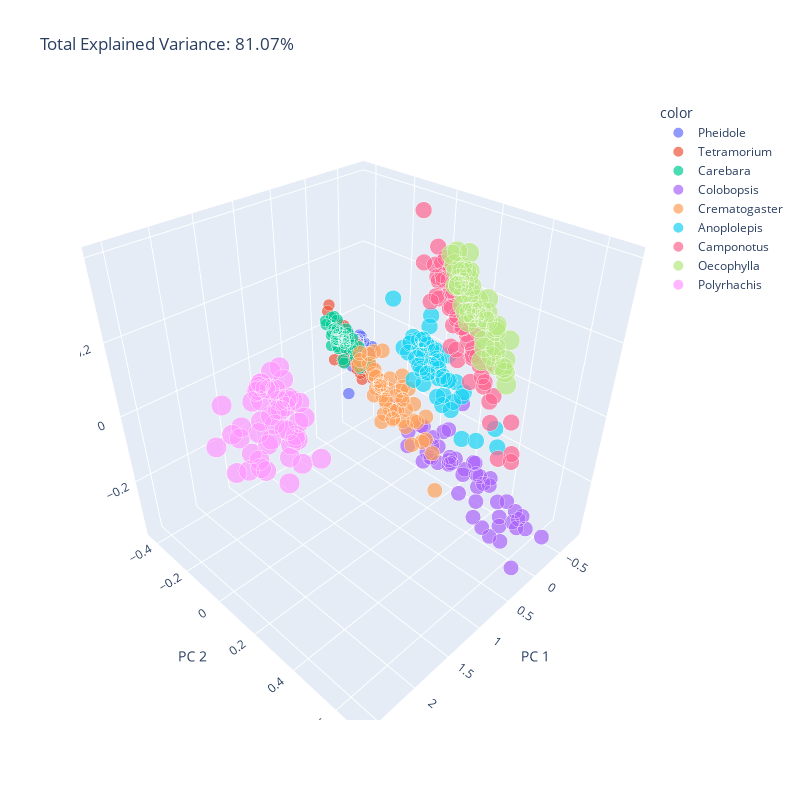

This figure's notebook cell:
### Markdown cell above
INTERACTIVE PCA

### Code cell
fig = plt.figure(figsize=(8,10))

pca = PCA(n_components=3)
components = pca.fit_transform(X)

total_var = pca.explained_variance_ratio_.sum() * 100

fig = px.scatter_3d(
    components, x=0, y=1, z=2, color=data['species'],
    title=f'Total Explained Variance: {total_var:.2f}%',
    labels={'0': 'PC 1', '1': 'PC 2', '2': 'PC 3'},
    width=800, height=800, size=data['sizes']
)
fig.show()
